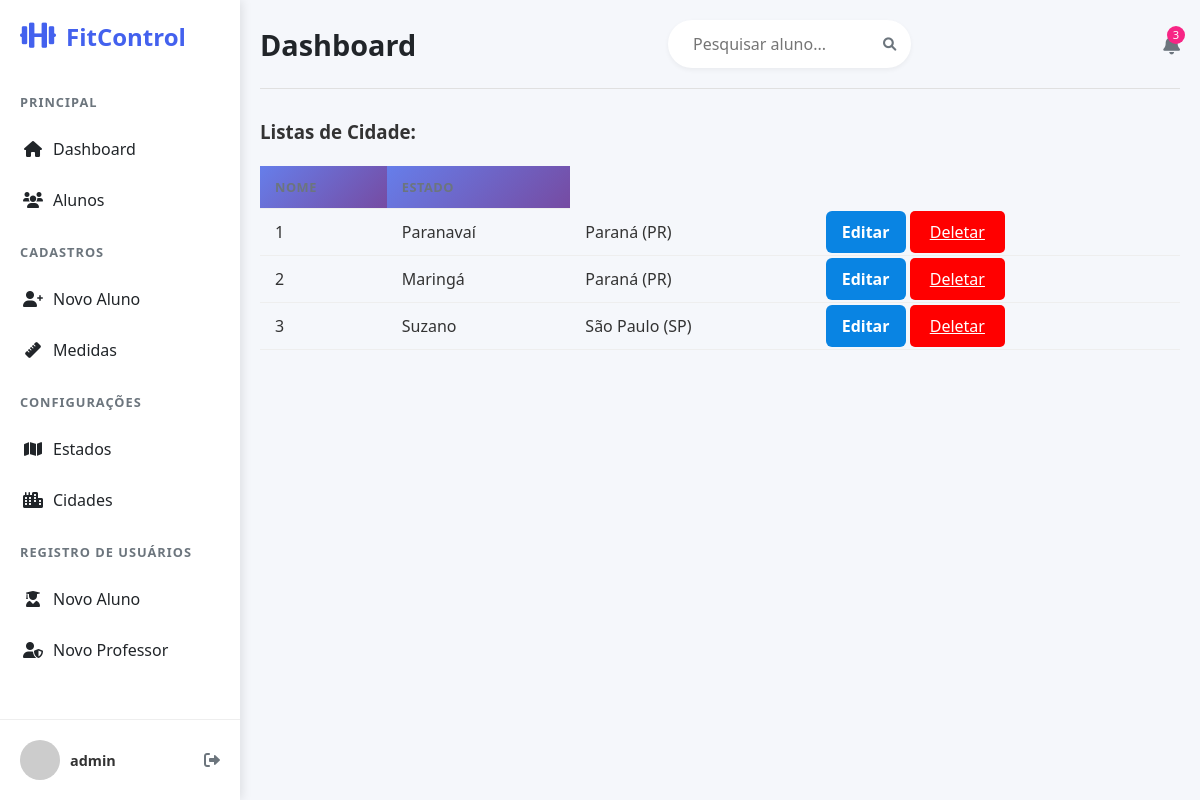
The app's page /usuarios/listar/cidade/ (signed in) with its own data.
### usuarios/models.py (models this page shows, shortened)
class Cidade(models.Model):
    nome = models.CharField(max_length=30, verbose_name="Nome da Cidade")
    estado = models.ForeignKey(Estado, on_delete=models.PROTECT, verbose_name="Estado")

class Estado(models.Model):
    nome = models.CharField(max_length=30, verbose_name="Nome do Estado")
    sigla = models.CharField(max_length=2, verbose_name="Sigla do Estado")
    def __str__(self):
        return f'{self.nome} ({self.sigla})'

### usuarios/views.py (the view)
# urls.py: path('listar/cidade/', CidadeList.as_view(), name='listar_cidade'),
class CidadeList(LoginRequiredMixin, ListView):
    model = Cidade
    template_name = 'cadastros/listas/cidade.html'

### usuarios/templates/cadastros/listas/cidade.html (shortened to what this page needs)
{% extends 'paginas/modelo.html' %}
{% load static %}
{% block conteudo %}
<h3>Listas de Cidade:</h3>
<br>
<div>
    <table class= "table table-striped">
        <tr>
            <th>Nome</th>
            <th>Estado</th>
        </tr>
        {% for cidade in object_list%}
        <tr>
            <td>{{ cidade.id }}</td>
            <td>{{ cidade.nome }}</td>
            <td>{{ cidade.estado }}</td>
            <td>
                <a class="btn btn-primary" href="{% url 'editar_cidade' cidade.id %}" title="Editar">Editar</a>
                <a class="btn-danger" href="{% url 'excluir_cidade' cidade.id %}" title="Excluir">Deletar</a>
            </td>
        </tr>
        {% empty %}
        <tr>
            <td>Nenhuma Cidade registrado.</td>
        </tr>
        {% endfor %}
</table>
</div>
{% endblock%}

### paginas/templates/paginas/modelo.html (shortened to what this page needs)
{% load static %}
<!DOCTYPE html>
<html lang="pt-BR">
<head>
    <link rel="stylesheet" href="{% static 'css/main.css' %}">
    <link rel="stylesheet" href="{% static 'css/form_cadastro.css' %}">
    <link rel="stylesheet" href="{% static 'css/aluno_form.css' %}">
    <link rel="stylesheet" href="{% static 'css/lista.css' %}">
    <link rel="stylesheet" href="https://cdnjs.cloudflare.com/ajax/libs/font-awesome/6.0.0-beta3/css/all.min.css">
</head>
<body>
    <div class="container">
        {%block menu%}
        <aside class="sidebar">
            <div class="logo">
                <i class="fas fa-dumbbell"></i>
                <span>FitControl</span>
            </div>
            <nav class="menu">
                <div class="menu-section">
                    <h4>Principal</h4>
                    <ul>
                        <li><a href="{% url 'index' %}"><i class="fas fa-home"></i> Dashboard</a></li>
                        <li><a href="{% url 'listar_alunos' %}"><i class="fas fa-users"></i> Alunos</a></li>
                    </ul>
                </div>
                <div class="menu-section">
                    <h4>Cadastros</h4>
                    <ul>
                        <li><a href="{% url 'cadastrar_aluno' %}"><i class="fas fa-user-plus"></i> Novo Aluno</a></li>
                        <li><a href="{% url 'cadastrar_medidas' %}"><i class="fas fa-ruler"></i> Medidas</a></li>
                    </ul>
                </div>
                <div class="menu-section">
                    <h4>Configurações</h4>
                    <ul>
                        <li><a href="{% url 'cadastrar_estado' %}"><i class="fas fa-map"></i> Estados</a></li>
                        <li><a href="{% url 'cadastrar_cidade' %}"><i class="fas fa-city"></i> Cidades</a></li>
                    </ul>
                </div>
                <div class="menu-section">
                    <h4>Registro de Usuários</h4>
                    <ul>
                        <li><a href="{% url 'registro_aluno' %}"><i class="fas fa-user-graduate"></i> Novo Aluno</a></li>
                        <li><a href="{% url 'registro_professor' %}"><i class="fas fa-user-shield"></i> Novo Professor</a></li>
                    </ul>
                </div>
            </nav>
            <div class="user-profile">
                <img src="https://randomuser.me/api/portraits/men/32.jpg" alt="Personal Trainer">
                <div class="user-info">
                     <strong>{{ request.user }}</strong>
                </div>
                <a href="{% url 'logout' %}" class="logout-btn" title="Sair">
                    <i class="fas fa-sign-out-alt"></i>
                </a>
            </div>
        </aside>
        {%endblock%}
        {% block procurar%}
        <main class="main-content">
            <header class="top-bar">
                {%block tituloprocurar%}
                <h1>Dashboard</h1>
                {%endblock%}
                <div class="search-bar">
                    <input type="text" placeholder="Pesquisar aluno...">
                    <button><i class="fas fa-search"></i></button>
                </div>
                <div class="notifications">
                    <button><i class="fas fa-bell"></i></button>
                    <span class="badge">3</span>
                </div>
            </header>
        {%endblock%}
        {%block conteudo%}
        {%endblock%}
    </div>
</body>
</html>

### static/css/main.css (style rules this page uses)
* { margin: 0; padding: 0; box-sizing: border-box; font-family: 'Segoe UI', Tahoma, Geneva, Verdana, sans-serif; }
body { background-color: #f5f5f5; color: #333; }
:root { --primary-color: #4361ee; --secondary-color: #3f37c9; --accent-color: #4895ef; --success-color: #4cc9f0; --danger-color: #f72585; --warning-color: #f8961e; --info-color: #43aa8b; --light-color: #f8f9fa; --dark-color: #212529; --gray-color: #6c757d; --sidebar-width: 250px; }
.container { display: flex; min-height: 100vh; }
.sidebar { width: var(--sidebar-width); background-color: #fff; box-shadow: 2px 0 10px rgba(0, 0, 0, 0.1); display: flex; flex-direction: column; z-index: 100; }
.logo { display: flex; align-items: center; padding: 20px; font-size: 1.5rem; font-weight: bold; color: var(--primary-color); }
.logo i { margin-right: 10px; font-size: 1.8rem; }
.menu { flex: 1; padding: 20px 0; overflow-y: auto; }
.menu-section { margin-bottom: 20px; }
.menu-section h4 { padding: 0 20px 10px; color: var(--gray-color); font-size: 0.8rem; text-transform: uppercase; letter-spacing: 1px; }
.menu ul { list-style: none; }
.menu li { margin: 5px 0; }
.menu li a { display: flex; align-items: center; padding: 12px 20px; color: var(--dark-color); text-decoration: none; transition: all 0.3s; border-left: 3px solid transparent; }
.menu li a i { margin-right: 10px; width: 20px; text-align: center; }
.user-profile { display: flex; align-items: center; padding: 20px; border-top: 1px solid #eee; position: relative; }
.user-profile img { width: 40px; height: 40px; border-radius: 50%; object-fit: cover; margin-right: 10px; }
.user-info { flex: 1; }
.user-info strong { display: block; font-size: 0.9rem; }
.logout-btn { background: none; border: none; color: var(--gray-color); cursor: pointer; font-size: 1rem; transition: color 0.3s; }
.main-content { flex: 1; padding: 20px; overflow-y: auto; background-color: #f5f7fb; }
.top-bar { display: flex; justify-content: space-between; align-items: center; margin-bottom: 30px; padding-bottom: 20px; border-bottom: 1px solid #e0e0e0; }
.top-bar h1 { font-size: 1.8rem; color: var(--dark-color); }
.search-bar { display: flex; align-items: center; background-color: #fff; border-radius: 30px; padding: 8px 15px; box-shadow: 0 2px 5px rgba(0, 0, 0, 0.05); }
.search-bar input { border: none; outline: none; padding: 5px 10px; width: 200px; }
.search-bar button { background: none; border: none; color: var(--gray-color); cursor: pointer; }
.notifications { position: relative; }
.notifications button { background: none; border: none; color: var(--gray-color); font-size: 1.2rem; cursor: pointer; }
.notifications .badge { position: absolute; top: -5px; right: -5px; background-color: var(--danger-color); color: white; border-radius: 50%; width: 18px; height: 18px; display: flex; align-items: center; justify-content: center; font-size: 0.7rem; }
table { width: 100%; border-collapse: collapse; }
table th, table td { padding: 12px 15px; text-align: left; border-bottom: 1px solid #eee; }
table th { font-weight: 600; color: var(--gray-color); font-size: 0.8rem; text-transform: uppercase; letter-spacing: 0.5px; }

### static/css/form_cadastro.css (style rules this page uses)
:root { --sidebar-width: 240px; --content-gap: 32px; --card-bg: #ffffff; --accent: #0984e3; --muted: #6c757d; }
.btn-primary { padding: 12px 30px; background: #007bff; color: white; border: none; border-radius: 5px; cursor: pointer; font-size: 16px; font-weight: 600; transition: background 0.3s; }
.btn { background: var(--accent); color: #fff; padding: 10px 16px; border-radius: 6px; text-decoration: none; border: none; cursor: pointer; font-weight: 600; }

### static/css/aluno_form.css (style rules this page uses)
body { font-family: 'Segoe UI', Tahoma, Geneva, Verdana, sans-serif; background-color: #f5f7fb; margin: 0; padding: 0; color: #333; }
input, select, textarea { width: 100%; padding: 12px 15px; border: 1px solid #ddd; border-radius: 6px; font-size: 1rem; transition: border-color 0.3s; }
table { width: 100%; border-collapse: collapse; }
th { background: linear-gradient(135deg, #667eea 0%, #764ba2 100%); color: white; padding: 1rem; text-align: left; font-weight: 600; text-transform: uppercase; font-size: 0.875rem; letter-spacing: 0.5px; }
td { padding: 1rem; border-bottom: 1px solid #f0f0f0; vertical-align: middle; }

### static/css/lista.css (style rules this page uses)
.btn-danger { background-color: red; color: white; border: none; padding: 10px 20px; border-radius: 5px; cursor: pointer; transition: background-color 0.3s; }

### records on screen
Cidade: id "1", nome "Paranavaí", estado "Paraná (PR)"
Cidade: id "2", nome "Maringá", estado "Paraná (PR)"
Cidade: id "3", nome "Suzano", estado "São Paulo (SP)"

### other values on screen
{{ request.user }} "admin"
